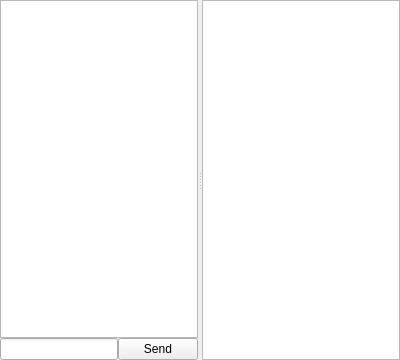
<ui version="4.0" >
 <class>Form</class>
 <widget class="QWidget" name="Form" >
  <property name="geometry" >
   <rect>
    <x>0</x>
    <y>0</y>
    <width>400</width>
    <height>360</height>
   </rect>
  </property>
  <property name="windowTitle" >
   <string>Form</string>
  </property>
  <layout class="QVBoxLayout" name="verticalLayout_2" >
   <property name="spacing" >
    <number>0</number>
   </property>
   <property name="margin" >
    <number>0</number>
   </property>
   <item>
    <widget class="QSplitter" name="splitter" >
     <property name="orientation" >
      <enum>Qt::Horizontal</enum>
     </property>
     <property name="handleWidth" >
      <number>4</number>
     </property>
     <widget class="QFrame" name="frame" >
      <property name="frameShape" >
       <enum>QFrame::NoFrame</enum>
      </property>
      <property name="frameShadow" >
       <enum>QFrame::Raised</enum>
      </property>
      <layout class="QVBoxLayout" name="verticalLayout" >
       <property name="spacing" >
        <number>0</number>
       </property>
       <property name="margin" >
        <number>0</number>
       </property>
       <item>
        <widget class="QTextBrowser" name="TextView" />
       </item>
       <item>
        <layout class="QHBoxLayout" name="horizontalLayout" >
         <item>
          <widget class="CommandEdit" name="TextEntry" />
         </item>
         <item>
          <widget class="QPushButton" name="SendButton" >
           <property name="text" >
            <string>Send</string>
           </property>
          </widget>
         </item>
        </layout>
       </item>
      </layout>
     </widget>
     <widget class="QListView" name="NickView" />
    </widget>
   </item>
  </layout>
 </widget>
 <customwidgets>
  <customwidget>
   <class>CommandEdit</class>
   <extends>QLineEdit</extends>
   <header>commandedit.h</header>
  </customwidget>
 </customwidgets>
 <resources/>
 <connections>
  <connection>
   <sender>TextEntry</sender>
   <signal>returnPressed()</signal>
   <receiver>SendButton</receiver>
   <slot>click()</slot>
   <hints>
    <hint type="sourcelabel" >
     <x>67</x>
     <y>346</y>
    </hint>
    <hint type="destinationlabel" >
     <x>147</x>
     <y>345</y>
    </hint>
   </hints>
  </connection>
 </connections>
</ui>
